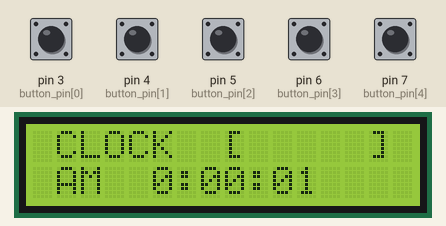
This sketch was run on a simulated Arduino Uno, built with avr-gcc and run on an emulated ATmega328P. On the bench: 16×2 character LCD. The test bench sets the inputs (shaded band); at power-on: pin 3 (button_pin[0]), pin 4 (button_pin[1]), pin 5 (button_pin[2]), pin 6 (button_pin[3]), pin 7 (button_pin[4]) LOW.

Above: at 1.2 s.
1.3 s: pin 7 (button_pin[4]) pulled HIGH for 0.15 s
At 2.7 s:
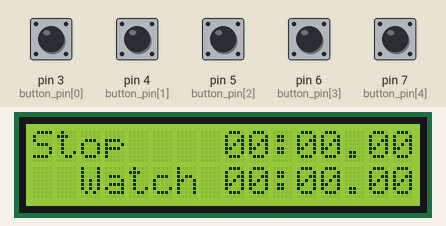
3.0 s: pin 3 (button_pin[0]) pulled HIGH for 1 s
At 4.4 s:
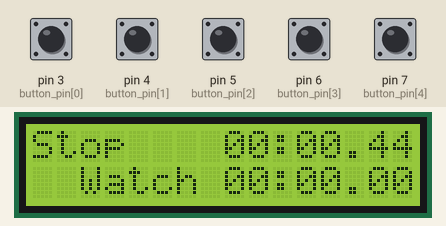
5.5 s: pin 4 (button_pin[1]) pulled HIGH for 0.15 s
8.6 s: pin 7 (button_pin[4]) pulled HIGH for 1 s
At 10.7 s:
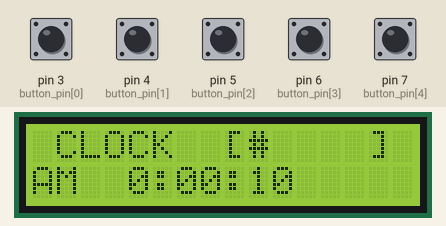
12.6 s: pin 3 (button_pin[0]) pulled HIGH for 1 s
At 15.8 s:
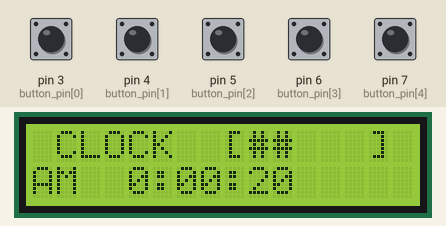
16.6 s: pin 3 (button_pin[0]) pulled HIGH for 1 s
At 26.5 s:
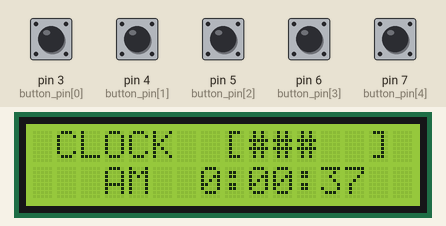
Timing chart, 0 to 28.0 s (numbered marks = the images above; inputs shaded):
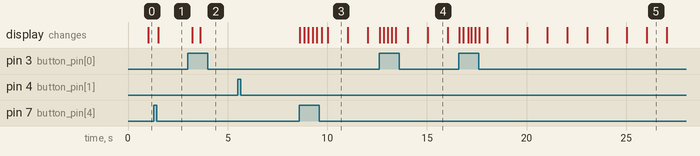

The sketch:

clock.ino
```cpp
#include <LiquidCrystal_I2C.h>

int button_pin[5] = {3, 4, 5, 6, 7};
LiquidCrystal_I2C lcd(0x27,16,2);

unsigned long DAY_TO_SEC = 86400; // 24*60*60

unsigned long set_time = 0;

int DetectButton();
void PrintTime(unsigned long a, int x, int y);
void setTime();


//-----------------------------------------------------------------------------------------
//main
void setup() {
 Serial.begin(9600);
 lcd.init();
 lcd.backlight();
 for(int i = 0; i < 5; ++i)
  pinMode(button_pin[i], INPUT);
}

void loop(){
  TimeMode();
  delay(200);
  stopwatch();
  delay(200);
}
//-----------------------------------------------------------------------------------------

//-----------------------------------------------------------------------------------------
//detect button
int DetectButton(){
  // 버튼을 탐지하는 함수입니다.
  for(int i = 0; i < 5; ++i)
    if(digitalRead(button_pin[i])) return i+1;
  return 0;
}
//-----------------------------------------------------------------------------------------

//-----------------------------------------------------------------------------------------
//print time
void PrintTime(unsigned long a, int x, int y){
  //초단위의 시간을 넣으면 시간 문자열을 인쇄(모니터의 x,y 좌표 도 입력)
  char AM_PM[] = {'P','M','\0'};
  if(a < DAY_TO_SEC/2)
    AM_PM[0] = 'A';
  int second = a % 60;
  int minute = a % (60 * 60) / 60;
  int hour = a / (60 * 60)%12;
  if (a >= DAY_TO_SEC/2 && hour == 0) hour = 12;
  // 시리얼 모니터 출력
  //Serial.print(AM_PM);Serial.print(' ');Serial.print(hour);Serial.print(':');Serial.print(minute);Serial.print('/');Serial.println(second);
  // lcd 출력
  lcd.setCursor(y,x);
  lcd.print(AM_PM);lcd.print(' ');
  if(hour < 10) lcd.print(' '); lcd.print(hour);lcd.print(':');
  if(minute < 10) lcd.print('0'); lcd.print(minute);lcd.print(':');
  if(second < 10) lcd.print('0'); lcd.print(second);
}
//-----------------------------------------------------------------------------------------

//-----------------------------------------------------------------------------------------
//settime
//변수
int sign_toggle = 1;
unsigned long last_detect_time = 0;

void setTime(){
  // 누르는 버튼에 따라서 사용자가 시간을 설정하는 함수입니다.
  int button_number = DetectButton();
  if(millis() - last_detect_time < 200) return;
  switch(button_number){
    case 0:
      return;

    case 1:
      set_time = (set_time +  sign_toggle + DAY_TO_SEC) % DAY_TO_SEC;
      break;

    case 2:
      set_time = (set_time + 60 * sign_toggle + DAY_TO_SEC) % DAY_TO_SEC;
      break;

    case 3:
      set_time = (set_time + 60 * 60 * sign_toggle + DAY_TO_SEC) % DAY_TO_SEC;
      break;

    case 4:
      sign_toggle *= -1;
      break;
  }
  last_detect_time = millis();
}
//-----------------------------------------------------------------------------------------

//-----------------------------------------------------------------------------------------
//time mode
//변수
unsigned long checkTime = 0;

void TimeMode(){
  lcd.clear();
  lcd.setCursor(0,0);lcd.print(" CLOCK");
  lcd.print("  [     ]");
  unsigned long current_time = 0;
  unsigned long temp_time = 0;
  while(true){
    setTime();
    if(DetectButton() == 5) return;
    current_time = millis()/1000 + set_time % DAY_TO_SEC;
    if(temp_time != current_time){
      lcd.setCursor(0,1);lcd.print("                ");
      int time_position  = current_time % 10 - 5;
      PrintTime(current_time,1,5-abs(time_position));
      temp_time = current_time;
      int stamp_position = current_time % 60 / 10;
      lcd.setCursor(9,0);lcd.print("     ");
      lcd.setCursor(9,0);
      for(int i = 0; i < stamp_position; i++) lcd.print("#");
      }
     }
   }

//-----------------------------------------------------------------------------------------

//-----------------------------------------------------------------------------------------
//print stop watch time
void PrintStopWatch(unsigned long a, int b, int c){
  a /= 10 ;
  int mili_sec = a%100;
  int sec = a/100 % 60;
  int minuite = a /100/60;
  lcd.setCursor(c,b);
  if(minuite<10) lcd.print('0');
  lcd.print(minuite);lcd.print(':');
  if(sec<10) lcd.print('0');
  lcd.print(sec);lcd.print('.');
  if(mili_sec<10) lcd.print('0');
  lcd.print(mili_sec);
}
//-----------------------------------------------------------------------------------------

//-----------------------------------------------------------------------------------------
//stop watch
void stopwatch(){
  bool stop = true;
  unsigned long stopwatch_time = 0;
  unsigned long start_time = 0;
  unsigned long saved_time = 0;
  unsigned long capture = 0;
  unsigned long last_detect_time = 0;
  lcd.clear();
  lcd.setCursor(0,0);
  lcd.print("Stop");
  lcd.setCursor(2,1);
  lcd.print("Watch");
  while(true){
    if(millis() - last_detect_time > 200){
      switch(DetectButton()){
        case 0:
          break;

        case 1:
          if(!stop) saved_time += millis() - start_time;
          stop = stop?false:true;
          last_detect_time = millis();
          break;

       case 2:
          capture = stopwatch_time;
          last_detect_time = millis();
          break;

        case 3:
          stop = true;
          stopwatch_time = 0;
          saved_time = 0;
          capture = 0;
          last_detect_time = millis();
          break;

        case 5:
          return;
    }
    }

    if(stop){
      start_time = millis();
    }
    stopwatch_time = millis() - start_time + saved_time;
    PrintStopWatch(stopwatch_time,0,8);
    PrintStopWatch(capture,1,8);
  }
}
//-----------------------------------------------------------------------------------------
```

Measured:
- after the input at 1.3 s, the display: changes after 0.23 s (image 1)
- after the input at 3.0 s, the display: first changes after 0.22 s (image 2 shows a later state)
- after the input at 5.5 s, every drawn part: stays the same
- after the input at 8.6 s, the display: first changes at once (image 3 shows a later state)
- what the display in image 3 shows lasts 1.0 s, from 10.0 s to 11.0 s
